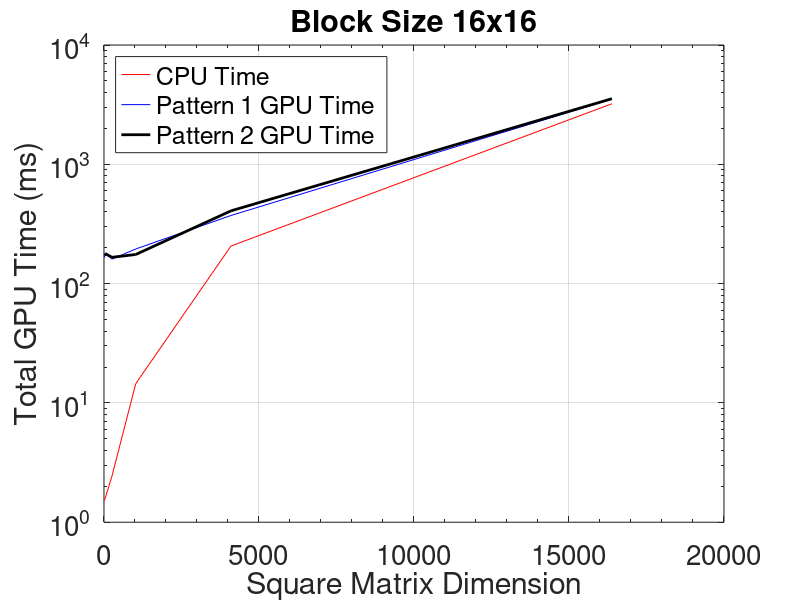
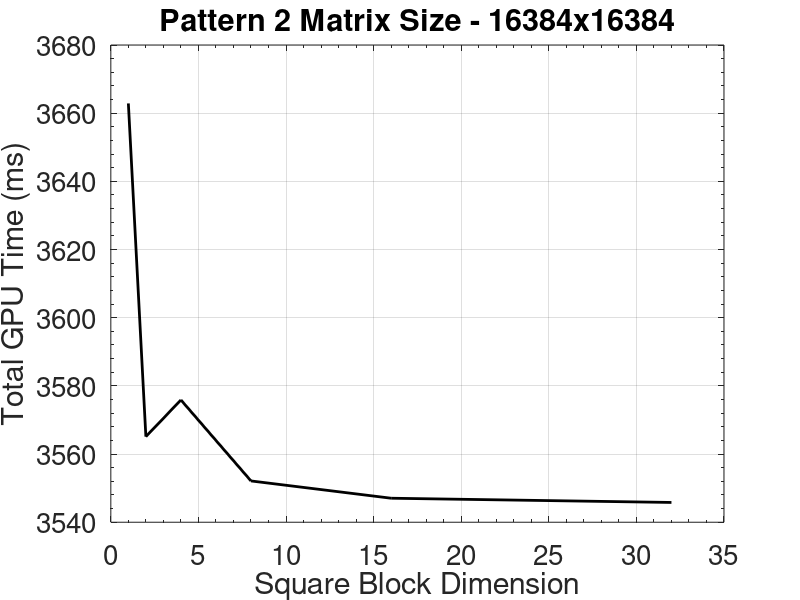

MATLAB code to generate these figures, in order:

Matrix = [8 64 256 1024 4096 16384];
CPU_Time = [ 1.51 1.67 2.43 14.5 206.63 3217.4];
Pattern1_GPU = [165.13 181.53 160.30 195.07 372.44 3521.8];
Pattern2_GPU = [173.33 176.97 166.16 175.43 407.29 3547.04]; 

figure('DefaultAxesFontSize',20)
plot(Matrix,CPU_Time,'r',Matrix,Pattern1_GPU,'b',Matrix,Pattern2_GPU,'k','LineWidth',2)
grid on
set(gca,'XMinorTick','on','YMinorTick','on')
xlabel('Square Matrix Dimension');
ylabel('Total GPU Time (ms)');
%set(gca,'xscale','log')
set(gca,'yscale','log')
title('Block Size 16x16')
legend({'CPU Time','Pattern 1 GPU Time', 'Pattern 2 GPU Time'},'Location','northwest')

% figure
% plot(x,y,'--gs',...
%     'LineWidth',2,...
%     'MarkerSize',10,...
%     'MarkerEdgeColor','b',...
%     'MarkerFaceColor',[0.5,0.5,0.5])

Square_Block = [1 2 4 8 16 32];
Pattern2_GPU = [3662.86 3565.11 3575.87 3552.11 3547.04 3545.8]; 

figure('DefaultAxesFontSize',20)
plot(Square_Block,Pattern2_GPU,'k','LineWidth',2)
grid on
set(gca,'XMinorTick','on','YMinorTick','on')
xlabel('Square Block Dimension');
ylabel('Total GPU Time (ms)');
%set(gca,'xscale','log')
%set(gca,'yscale','log')
title('Pattern 2 Matrix Size - 16384x16384')
%legend({'CPU Time','Pattern 1 GPU Time', 'Pattern 2 GPU Time'},'Location','northwest')